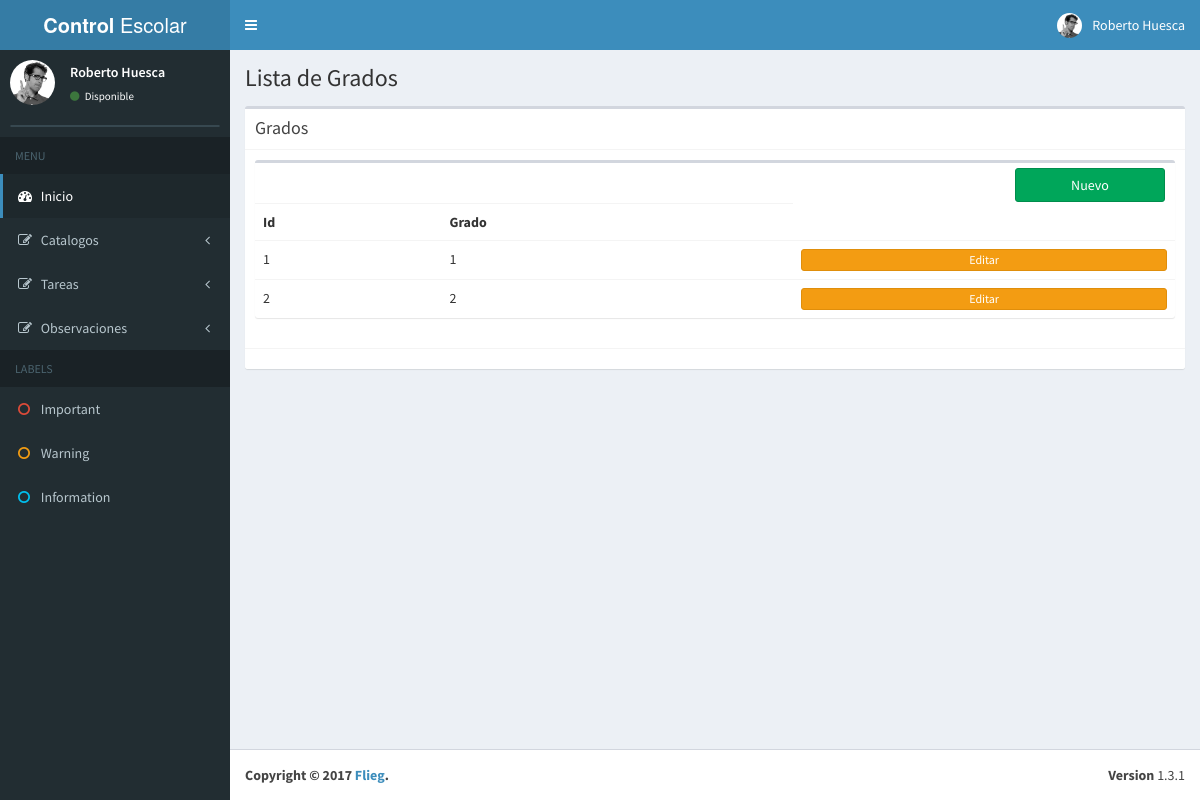
The page /grados/ on the database its author committed.
### Catalogos/models.py (models this page shows, shortened)
class Grado(models.Model):
	grado = models.IntegerField()

### Catalogos/views.py (the view)
# urls.py: url(r'^grados/$',ListaGrado.as_view(),name='lista-grado'),
class ListaGrado(ListView):
	model = Grado

### Catalogos/templates/Catalogos/grado_list.html (shortened to what this page needs)
{% extends 'base.html' %}
{% block content %}
    <section class="content-header">
      <h1>
        Lista de Grados
      </h1>
    </section>
    <section class="content">
      <div class="box">
        <div class="box-header with-border">
          <h3 class="box-title">Grados</h3>
        </div>
        <div class="box-body">
          <div class="row">
        <div class="col-xs-12">
          <div class="box">
            <div class="box-header">
              <div class="box-tools">
                <div class="input-group input-group-sm" style="width: 150px;">
                   <button type="button" class="btn btn-block btn-success"><a href="/grados/nuevo/">Nuevo</a></button>
                </div>
              </div>
            </div>
            <div class="box-body table-responsive no-padding">
              <table class="table table-hover">
                <tr>
                  <th>Id</th>
                  <th>Grado</th>
                </tr>
              {% for gra in object_list %}
                <tr>
                  <td>{{ gra.id }}</td>
                  <td>{{ gra.grado }}</td>
                  <td>   <button type="button" class="btn btn-block btn-warning btn-xs"><a href="{% url "catalogos:editar-grado" gra.id %}">Editar</a></button></td>
                </tr>
              {% endfor %}
              </table>
            </div>
          </div>
        </div>
      </div>
        </div>
        <div class="box-footer">
        </div>
      </div>
    </section>
{% endblock %}

### static/styles.css (style rules this page uses)
button a { color: #fff; }

### rows shown on the page
Grado: id "1", grado "1"
Grado: id "2", grado "2"
